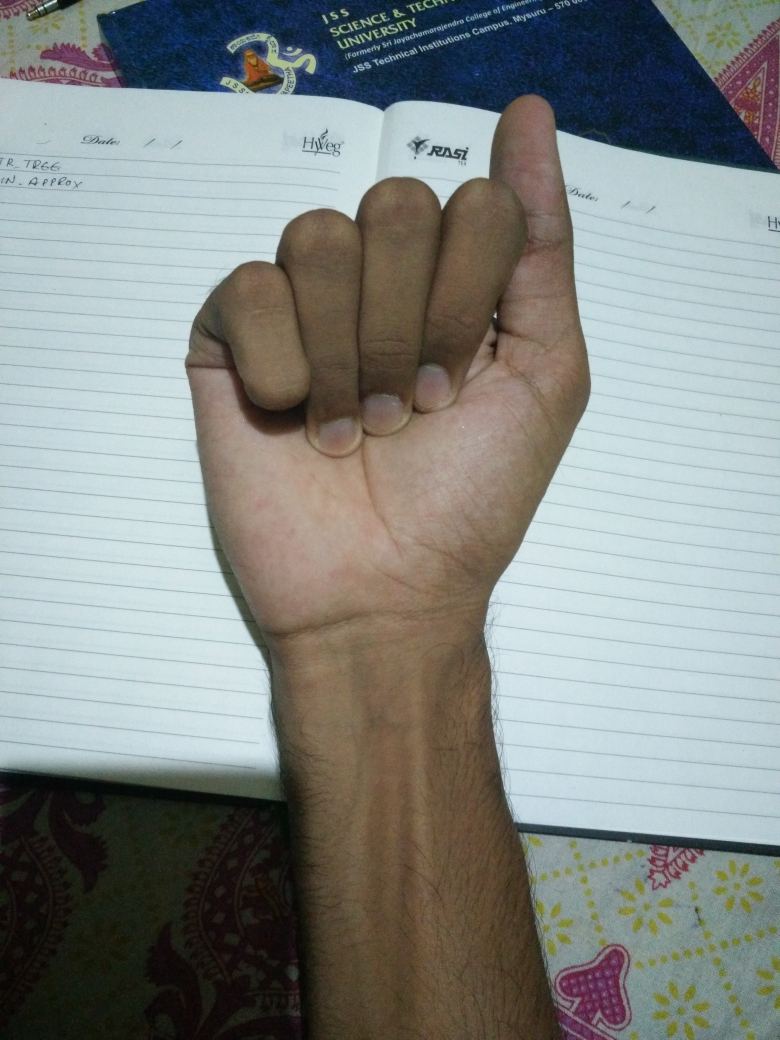
#> input picture hn.jpg, 3120 x 4160 px (shown at 1/4 size)
$ python handDetection.py   (Python 2 division)
#> lines starting #> are read from the running program, lines starting #| are printed output that depends on the picture; after the words box and inside, x2 and y2 are one past the last pixel; in counts of white or black regions, pixels touching at a corner belong together
#!/usr/bin/env python3
# -*- coding: utf-8 -*-
"""
Created on Tue Jun 18 16:29:57 2019

@author: ashwathcs
"""

import numpy as np
import cv2
frame = cv2.imread('hn.jpg')
#> frame is the input picture: shape (4160, 3120, 3); mean B, G, R 133.3, 136.1, 131.8
cv2.imshow('fr',frame)
blur = cv2.blur(frame,(3,3))
hsv = cv2.cvtColor(blur,cv2.COLOR_BGR2HSV)
#> hsv: shape (4160, 3120, 3); mean H, S, V 66.4, 67.6, 146.7
mask2 = cv2.inRange(hsv,np.array([2,50,50]),np.array([15,255,255]))
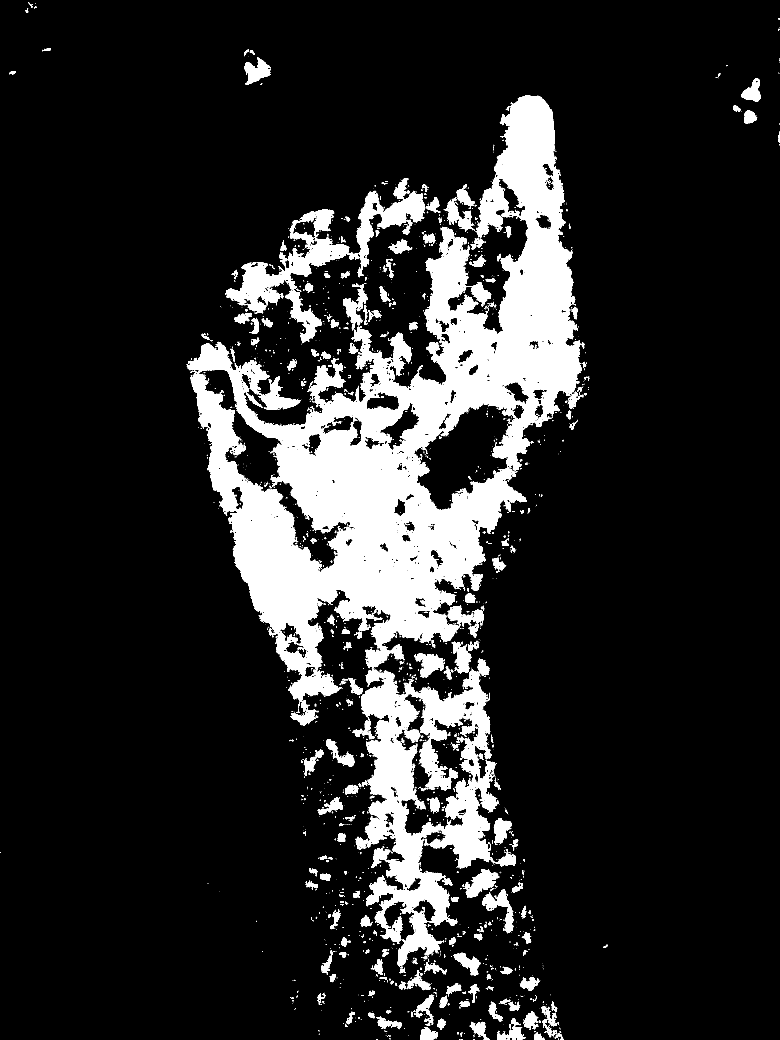
#> mask2: shape (4160, 3120) (shown at 1/4 size); 14.1% white; 2875 white regions (2317 under 20 px), largest, box (x1, y1, x2, y2) and area: (747, 382, 2327, 2808) 1245517, (1421, 2672, 1995, 3867) 276457, (902, 763, 1700, 1256) 79545
kernel_square = np.ones((11,11),np.uint8)
kernel_ellipse= cv2.getStructuringElement(cv2.MORPH_ELLIPSE,(5,5))

#morphological processing
dilation = cv2.dilate(mask2,kernel_ellipse,iterations = 1)
#> dilation: shape (4160, 3120); 16.5% white; 855 white regions (105 under 20 px), largest, box (x1, y1, x2, y2) and area: (745, 380, 2349, 3902) 1768360, (900, 711, 1707, 1379) 114825, (1846, 3474, 2056, 3735) 18547
erosion = cv2.erode(dilation,kernel_square,iterations = 1)
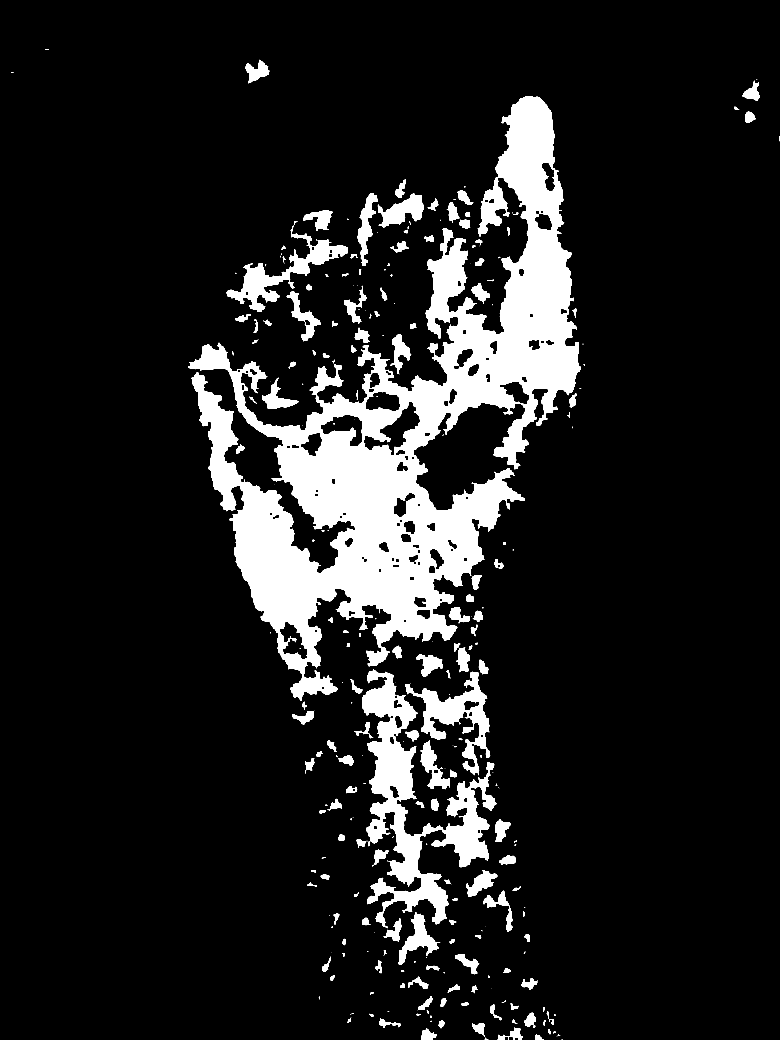
#> erosion: shape (4160, 3120) (shown at 1/4 size); 11.6% white; 282 white regions (93 under 20 px), largest, box (x1, y1, x2, y2) and area: (753, 386, 2323, 2804) 1100552, (1448, 2677, 1986, 3713) 155869, (1622, 2687, 1961, 3101) 38976
dilation2 = cv2.dilate(erosion,kernel_ellipse,iterations = 1)
#> dilation2: shape (4160, 3120); 12.8% white; 251 white regions (8 under 20 px), largest, box (x1, y1, x2, y2) and area: (751, 384, 2325, 2806) 1171386, (1446, 2675, 1988, 3715) 174543, (1620, 2685, 1963, 3103) 45476
filtered = cv2.medianBlur(dilation2,5)
#> filtered: shape (4160, 3120); 12.8% white; 247 white regions (22 under 20 px), largest, box (x1, y1, x2, y2) and area: (751, 384, 2325, 2805) 1173869, (1446, 2675, 1988, 3714) 174815, (1620, 2686, 1962, 3102) 45578
kernel_ellipse= cv2.getStructuringElement(cv2.MORPH_ELLIPSE,(8,8))
dilation2 = cv2.dilate(filtered,kernel_ellipse,iterations = 1)
#> dilation2: shape (4160, 3120); 15.1% white; 194 white regions, largest, box (x1, y1, x2, y2) and area: (748, 381, 2329, 2845) 1307188, (1422, 2567, 1992, 3773) 284189, (902, 880, 1398, 1370) 62022
kernel_ellipse= cv2.getStructuringElement(cv2.MORPH_ELLIPSE,(5,5))
dilation3 = cv2.dilate(filtered,kernel_ellipse,iterations = 1)
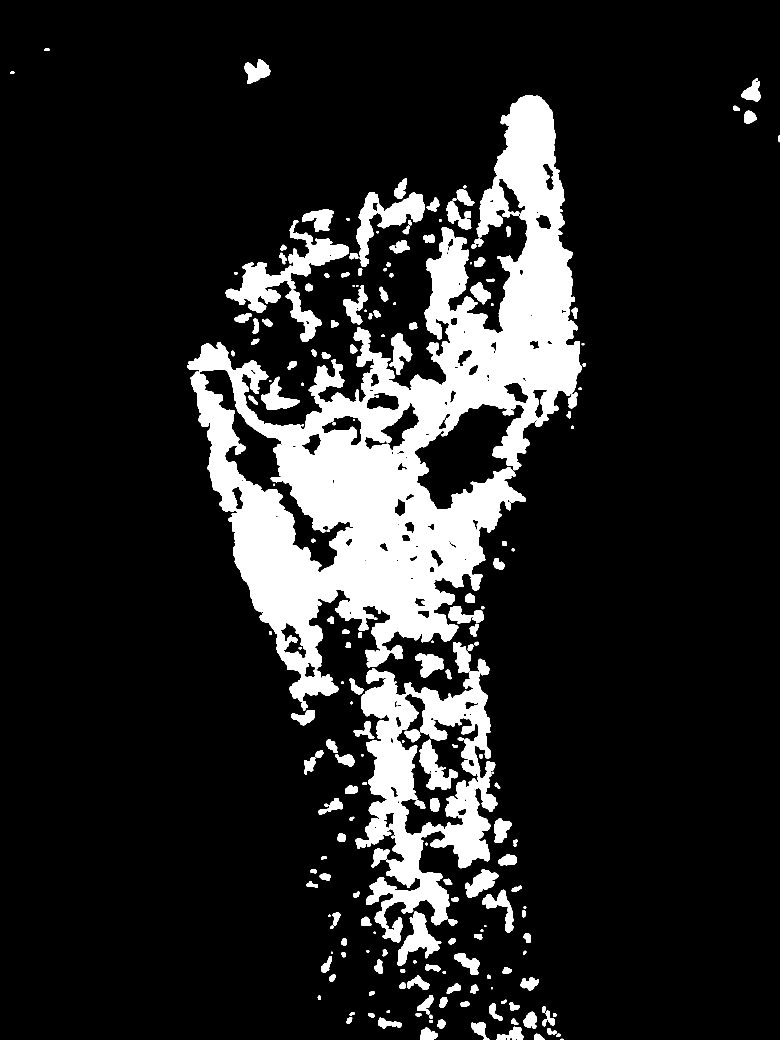
#> dilation3: shape (4160, 3120) (shown at 1/4 size); 14% white; 226 white regions, largest, box (x1, y1, x2, y2) and area: (749, 382, 2327, 2807) 1244846, (1423, 2635, 1990, 3771) 250988, (903, 881, 1396, 1252) 45919
median = cv2.medianBlur(dilation2,5)
#> median: shape (4160, 3120); 15.1% white; 180 white regions
ret,thresh = cv2.threshold(median,127,255,0)

contours, hierarchy = cv2.findContours(thresh,cv2.RETR_TREE,cv2.CHAIN_APPROX_SIMPLE)
#> contours = 274 contours, 14 with area under 20; largest, box (x1, y1, x2, y2) and area: (748, 381, 2329, 2845) 1441934, (1422, 2567, 1992, 3864) 384214, (1587, 2777, 1914, 3341) 84655, (799, 1480, 1413, 2289) 79970, (902, 880, 1398, 1370) 61611
max_area=100
ci=0
for i in range(len(contours)):
	cnt=contours[i]
    area = cv2.contourArea(cnt)
    if(area>max_area):
		   max_area=area
           ci=i
           cnts = contours[ci]
#> this loop made 274 passes
#> (area, max_area) on passes 2, 3, 4, 5, 40, 60, 65, 91: (788.5, 788.5), (996.5, 996.5), (2635, 2635), (3509, 3509), (4649, 4649), (7841, 7841), (8279, 8279), (384214.5, 384214.5)
#> after the loop, ci = 195; cnts = contour of 8299 points, box (x1, y1, x2, y2) (748, 381, 2329, 2845), area 1441934; max_area = 1441934.5

hull = cv2.convexHull(cnts)
#> hull = contour of 43 points, box (x1, y1, x2, y2) (748, 381, 2329, 2845), area 2384338
x,y,w,h = cv2.boundingRect(cnts)
#> x = 748; y = 381; w = 1581; h = 2464
frame = cv2.rectangle(frame,(x,y),(x+w,y+h),(0,255,0),2)
cv2.drawContours(frame,[hull],-1,(255,255,255),2)

only_hand = frame[y:y+h,x:x+w]
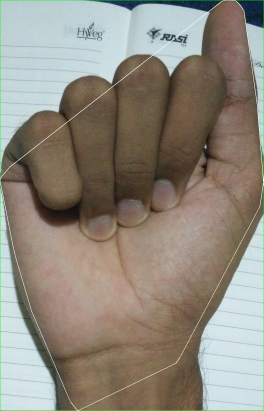
#> only_hand: shape (2464, 1581, 3) (shown at 1/6 size); mean B, G, R 125.8, 137.1, 143.8
cv2.imshow('onlyhand',only_hand)
cv2.imshow('hand',frame)
gray = cv2.cvtColor(only_hand,cv2.COLOR_RGB2GRAY)
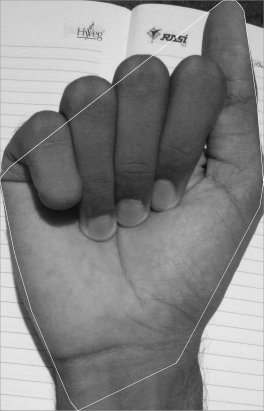
#> gray: shape (2464, 1581) (shown at 1/6 size); min 8, max 255, mean 134.5
to_detect = cv2.resize(gray,(28,28))
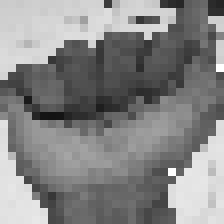
#> to_detect: shape (28, 28) (shown 8 times larger); min 19, max 255, mean 134
cv2.imshow('final image',to_detect)

$ run again, with hn2.jpg copied over hn.jpg
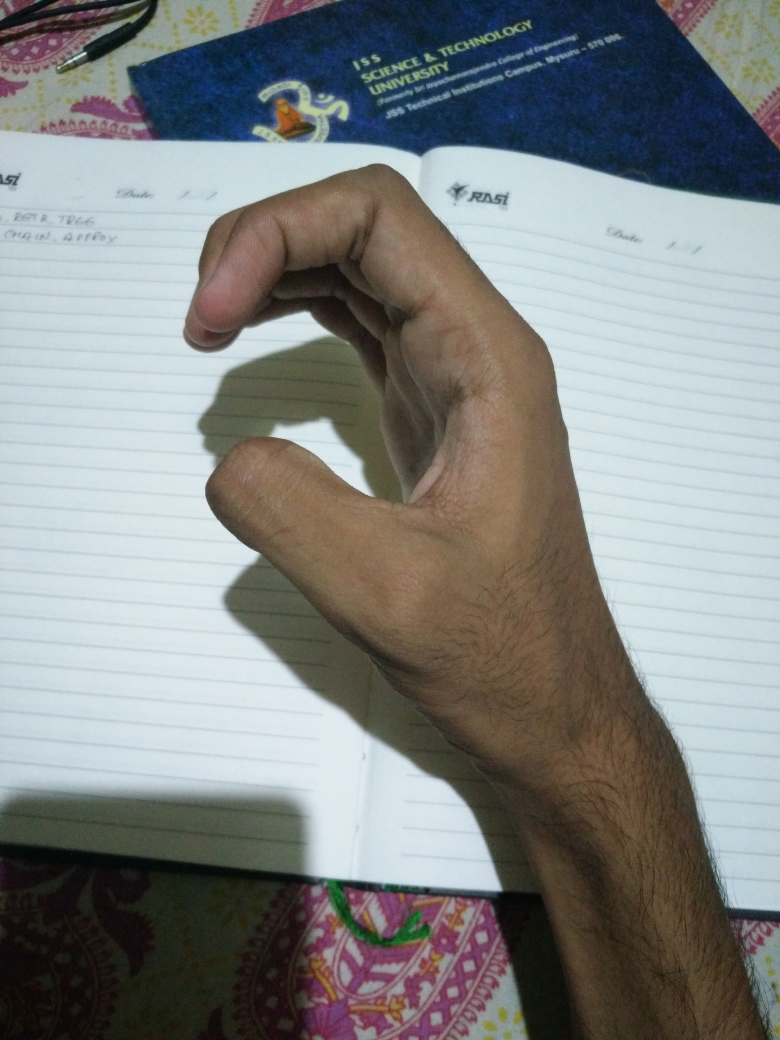
#> input picture hn2.jpg, 3120 x 4160 px (shown at 1/4 size)
#> frame is the input picture: shape (4160, 3120, 3); mean B, G, R 130.3, 131.5, 129.1
#> hsv: shape (4160, 3120, 3); mean H, S, V 70.6, 68.1, 143.2
#> `mask2 = cv2.inRange(hsv,np.array([2,50,50]),np.array([15,255,255]))`:
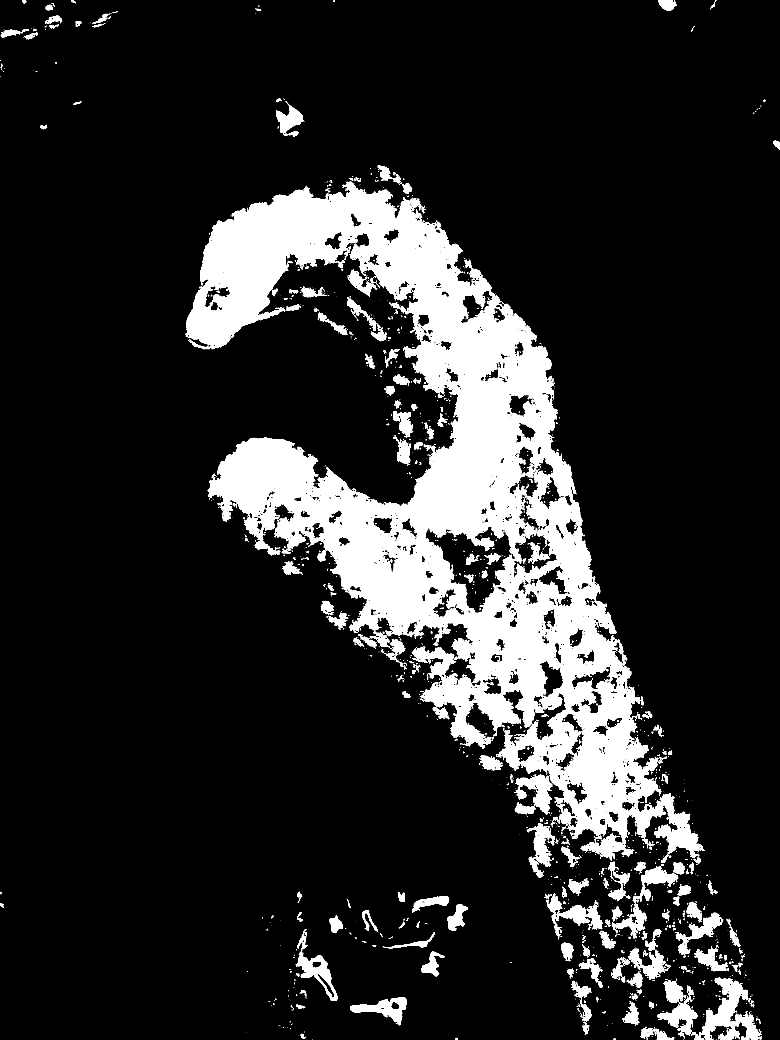
#> mask2: shape (4160, 3120) (shown at 1/4 size); 14.6% white; 2533 white regions (2041 under 20 px), largest, box (x1, y1, x2, y2) and area: (743, 727, 2820, 3443) 1590509, (2764, 3911, 2993, 4160) 19938, (2447, 3464, 2713, 3755) 13759
#> dilation: shape (4160, 3120); 17% white; 724 white regions (107 under 20 px), largest, box (x1, y1, x2, y2) and area: (741, 725, 2822, 3757) 1845541, (2628, 3909, 3049, 4160) 50827, (2176, 3572, 2466, 3799) 19199
#> erosion: shape (4160, 3120); 12% white; 328 white regions (140 under 20 px), largest, box (x1, y1, x2, y2) and area: (750, 731, 2807, 3426) 1340811, (1690, 2701, 2080, 2983) 36419, (2813, 3915, 3034, 4160) 18421
#> filtered: shape (4160, 3120); 13.3% white; 269 white regions (28 under 20 px), largest, box (x1, y1, x2, y2) and area: (748, 730, 2809, 3427) 1489243, (2811, 3914, 3036, 4160) 21956, (2065, 3101, 2208, 3253) 8746
#> dilation3: shape (4160, 3120); 14.5% white; 244 white regions, largest, box (x1, y1, x2, y2) and area: (743, 728, 2811, 3439) 1597342, (2809, 3912, 3038, 4160) 25219, (2063, 3099, 2210, 3255) 9979
#> median: shape (4160, 3120); 15.6% white; 185 white regions
#> contours = 330 contours, 20 with area under 20; largest, box (x1, y1, x2, y2) and area: (742, 727, 2813, 3441) 1915547, (1703, 2108, 2059, 2451) 55926, (2768, 3911, 3049, 4160) 28498, (2055, 2136, 2225, 2303) 15692, (1400, 3988, 1628, 4100) 11519
#> the loop `for i in range(len(contours)):` made 330 passes
#> (area, max_area) on passes 3, 4, 10, 20, 164: (167, 167), (3424, 3424), (11519, 11519), (28498.5, 28498.5), (1915547, 1915547)
#> after the loop `for i in range(len(contours)):`: ci = 163; cnts = contour of 10670 points, box (x1, y1, x2, y2) (742, 727, 2813, 3441), area 1915547; max_area = 1915547
#> hull = contour of 41 points, box (x1, y1, x2, y2) (742, 727, 2813, 3441), area 3073678
#> x = 742; y = 727; w = 2071; h = 2714
#> `to_detect = cv2.resize(gray,(28,28))`:
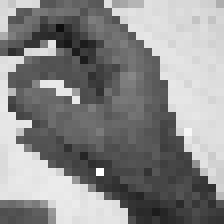
#> to_detect: shape (28, 28) (shown 8 times larger); min 15, max 255, mean 137.7
